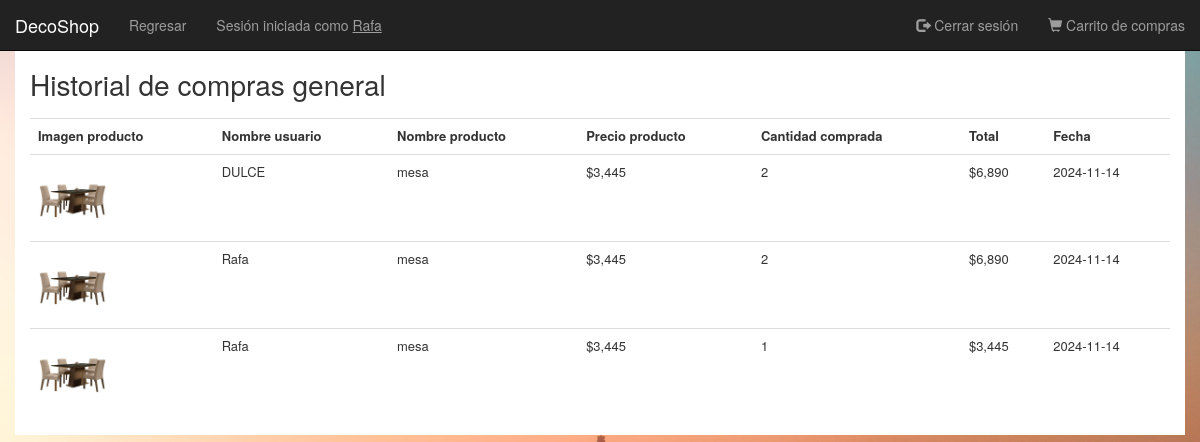
The page /php/consultar_historial.php (signed in) on the database its author committed.
### tables this page shows
CREATE TABLE `historial_compras` (
  `id_historial` int(11) NOT NULL,
  `id_usuario` int(11) DEFAULT NULL,
  `id_producto` int(11) DEFAULT NULL,
  `cantidad_comprada` int(11) DEFAULT NULL,
  `fecha_compra` date DEFAULT NULL
);

CREATE TABLE `usuario` (
  `id_usuario` int(11) NOT NULL,
  `nombre_usuario` varchar(100) DEFAULT NULL,
  `fecha_nacimiento` date DEFAULT NULL,
  `correo` varchar(100) DEFAULT NULL,
  `contrasena` varchar(100) DEFAULT NULL,
  `numero_tarjeta` varchar(100) DEFAULT NULL,
  `direccion` varchar(255) DEFAULT NULL,
  `super_usuario` tinyint(1) DEFAULT 0
);

CREATE TABLE `producto` (
  `id_producto` int(11) NOT NULL,
  `nombre_producto` varchar(100) DEFAULT NULL,
  `descripcion_producto` varchar(255) DEFAULT NULL,
  `cantidad_disponible` int(11) DEFAULT NULL,
  `precio_producto` double DEFAULT NULL,
  `fabricante` varchar(100) DEFAULT NULL,
  `origen` varchar(100) DEFAULT 'China',
  `categoria` varchar(100) DEFAULT NULL
);

### php/consultar_historial.php (the view, shortened to what this page needs)
<?php
require_once("../config/config.php");
$con = mysqli_connect($db_hostname, $db_username, $db_password, $db_name);
if (mysqli_connect_errno()) :
    echo "Failed to connect to MySQL: " . mysqli_connect_error();
else:
    $historial=[];
    $query="SELECT
            h.id_producto,
            u.nombre_usuario,
            p.nombre_producto,
            p.precio_producto,
            h.cantidad_comprada,
            h.fecha_compra
        FROM historial_compras AS h
        JOIN usuario AS u
            ON h.id_usuario = u.id_usuario
        JOIN producto AS p
            ON p.id_producto = h.id_producto;";
    $result = mysqli_query($con, $query);
    $n_productos=mysqli_num_rows($result);
    while ($row = mysqli_fetch_array($result)):
        $precio=$row['precio_producto'];
        $cantidad=$row['cantidad_comprada'];
        $total=$precio*$cantidad;
        array_push($historial, array(
            "id_producto"=>$row['id_producto'],
            "nombre_usuario"=>$row['nombre_usuario'],
            "nombre_producto"=>$row['nombre_producto'],
            "precio_producto"=>$precio,
            "cantidad_comprada"=>$cantidad,
            "total"=>$total,
            "fecha"=>$row['fecha_compra'],
        ));
    endwhile;
endif;
?>
<!DOCTYPE html>
<html lang="es">
<head>
    <?php include "head_html.php";?>
    <link rel="stylesheet" href="../css/normalize.css">
    <link rel="stylesheet" href="../css/estilo_generico.css">
    <link rel="stylesheet" href="../css/styles-consultar_historial.css">
</head>
<header>
    <nav class="navbar navbar-inverse navbar-fixed-top">
        <div class="container-fluid">
            <div class="navbar-header">
                <a class="navbar-brand" href="../index.php">DecoShop</a>
            </div>
            <div class="collapse navbar-collapse" id="myNavbar">
                <ul class="nav navbar-nav">
                    <li><a href="../index.php">Regresar</a></li>
                    <li>
                        <span class="navbar-text">Sesión iniciada como
                            <a href="../php/perfil.php"
                                class="navbar-link"><u><?=$_SESSION['sesion_personal']['nombre']?></u>
                            </a>
                        </span>
                    </li>
                </ul>
                <ul class="nav navbar-nav navbar-right">
                    <li>
                        <a href="../php/cerrar_sesion.php"><span class="glyphicon glyphicon-log-out"></span> Cerrar
                            sesión</a>
                    </li>
                    <li>
                        <a href="../php/carrito.php"><span class="glyphicon glyphicon-shopping-cart"></span> Carrito
                            de compras</a>
                    </li>
                </ul>
            </div>
        </div>
    </nav>
</header>
<body class="container">
    <?php if ($n_productos==0) :?>
    <h1 class="h1">NO HAY COMPRAS HECHAS AÚN</h1>
    <?php else: ?>
    <h1>Historial de compras general</h1>
    <div class="table-responsive">
        <table class="table table-hover">
            <tr>
                <th>Imagen producto</th>
                <th>Nombre usuario</th>
                <th>Nombre producto</th>
                <th>Precio producto</th>
                <th>Cantidad comprada</th>
                <th>Total</th>
                <th>Fecha</th>
            </tr>
            <?php foreach ($historial as $producto): ?>
            <tr>
                <td>
                    <img src="../img/productos/<?= $producto["id_producto"]; ?>.png" alt="producto <?= $producto["nombre_producto"]; ?>" class="imagen">
                </td>
                <td><?=$producto['nombre_usuario']; ?></td>
                <td><?=$producto['nombre_producto']; ?></td>
                <td>$<?= number_format(floatval($producto['precio_producto'])); ?></td>
                <td><?=$producto['cantidad_comprada']?></td>
                <td>$<?= number_format(floatval($producto['total'])); ?></td>
                <td><?=$producto['fecha'];?></td>
            </tr>
            <?php endforeach; ?>
        </table>
    </div>
    <?php endif; ?><br>
</body>
</html>

### php/head_html.php (shortened to what this page needs)
<?php
echo "<link rel=\"stylesheet\" href=\"http://maxcdn.bootstrapcdn.com/bootstrap/3.3.4/css/bootstrap.min.css\">";
echo "<link href=\"//maxcdn.bootstrapcdn.com/font-awesome/4.2.0/css/font-awesome.min.css\" rel=\"stylesheet\">";
?>

### css/estilo_generico.css (style rules this page uses)
:root { --negro: #ef7b08b6; --blanco: rgb(250, 241, 241); }
* { box-sizing: border-box; padding: 0; margin: 0; }

### css/styles-consultar_historial.css (style rules this page uses)
:root { --negro: #1f1f1f; --blanco: rgb(230, 230, 230); }
html { width: 100%; height: 100%; background-image: url("../img/fondo.jpg"); background-position: center center; background-repeat: no-repeat; background-size: cover; background-attachment:fixed; }
.container { margin-top: 50px; height: min-content; }
img.imagen { height: 70px; }
.table { margin-bottom: 0; }
th,td { font-size: small; }

### rows shown on the page
historial_compras: id_usuario.nombre_usuario "DULCE", id_producto.nombre_producto "mesa", id_producto.precio_producto "3,445", cantidad_comprada "2", total "6,890", fecha_compra "2024-11-14"
historial_compras: id_usuario.nombre_usuario "Rafa", id_producto.nombre_producto "mesa", id_producto.precio_producto "3,445", cantidad_comprada "2", total "6,890", fecha_compra "2024-11-14"
historial_compras: id_usuario.nombre_usuario "Rafa", id_producto.nombre_producto "mesa", id_producto.precio_producto "3,445", cantidad_comprada "1", fecha_compra "2024-11-14"

### other values the page prints
$_SESSION['sesion_personal']['nombre'] "Rafa"
